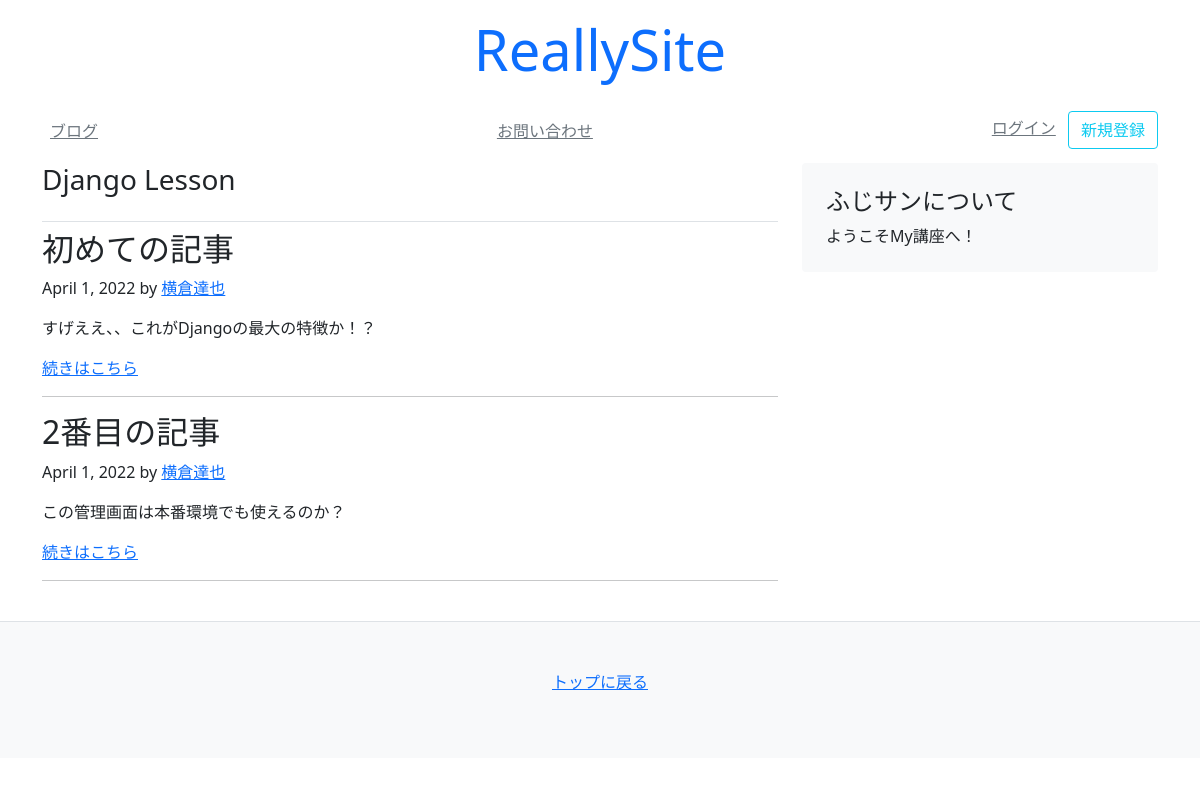
/blog/?page=2, run on an earlier commit of the app's database.
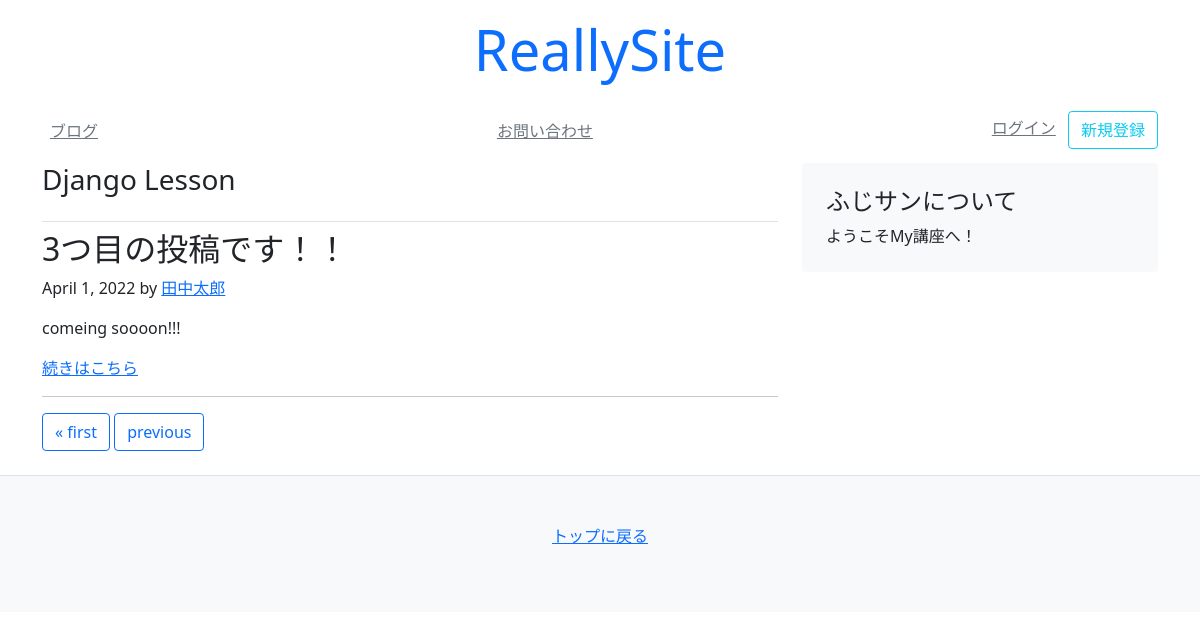
And on a later commit of the database.
### blog/models.py (models this page shows)
class Article(models.Model):
    title = models.CharField(default="", max_length=30)
    text = models.TextField(default="")
    author = models.CharField(default="", max_length=30)
    created_at = models.DateField(auto_now_add=True)
    updated_at = models.DateField(auto_now=True)

### blog/views.py (the view)
# urls.py: path('', views.index),
def index(request):
    objs = Article.objects.all()
    paginator = Paginator(objs, 2)
    page_number = request.GET.get('page')
    context = {
        'page_obj': paginator.get_page(page_number),
        'page_number': page_number
    }
    return render(request, 'blog/blogs.html', context)

### templates/blog/blogs.html
{% extends 'mysite/base.html' %} {% block content %}
<main class="container">
  <div class="row">
    <div class="col-md-8">
      <h3 class="pb-4 font-italic border-bottom">Django Lesson</h3>
      {% for obj in page_obj %}
      <div class="blog-post">
        <h2 class="blog-post-title">{{ obj.title }}</h2>
        <p class="blog-post-meta">
          {{ obj.created_at }} by
          <a href="#">{{ obj.author }}</a>
        </p>
        <p>{{ obj.text }}</p>
        <a href="/blog/{{ obj.id }}">続きはこちら</a>
      </div>
      <hr />
      {% endfor %} {% include 'mysite/snippets/pagination.html' %}
    </div>
    {% include 'mysite/snippets/sidebar.html' %}
  </div>
</main>
{% endblock %}

What changed in the data, as far as the page shows it:
no longer on this page (row unchanged): Article: title "初めての記事", created_at "April 1, 2022", author "横倉達也", text "すげええ、、これがDjangoの最大の特徴か！？"
no longer on this page (row unchanged): Article: title "2番目の記事", created_at "April 1, 2022", author "横倉達也", text "この管理画面は本番環境でも使えるのか？"
added Article: title "3つ目の投稿です！！", created_at "April 1, 2022", author "田中太郎", text "comeing soooon!!!"
Also different on the page:
text now shown: "« first previous"
